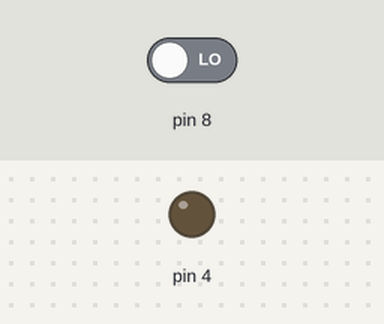
The sketch below on a simulated Arduino Uno, built with avr-gcc and run on an emulated ATmega328P. Shown: output pins drawn as LEDs (lit = HIGH). Inputs (shaded band) come from the test bench; at power-on: pin 8 LOW.

Above: at 1.2 s.
1.3 s: pin 8 driven HIGH
At 2.1 s:
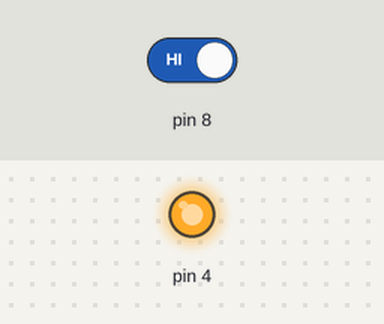
Timing chart, 0 to 4.3 s (numbered marks = the images above; inputs shaded):
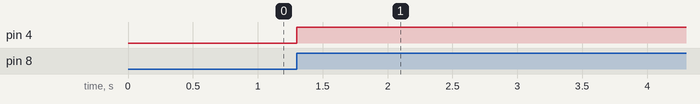

The sketch:

sketch_jun12a.ino
```cpp
int estado = 0;
int estadoAnterior = 0;
int salida = 0;

void setup() {
  pinMode(8, INPUT);
  pinMode(4, OUTPUT);
}
void loop(){
  estado = digitalRead(8);
  if ((estado == HIGH) && (estadoAnterior == LOW)) {
    salida = 1 - salida;
  }
  estadoAnterior = estado;
  if(salida == 1){
    digitalWrite(4, HIGH);
  }
  else {
    digitalWrite(4,LOW);
  }

}
```

t.c
```cpp
// evitar el uno de hugito

#include<stdio.h>
#include <stdlib.h>


int main(){
	FILE *datos;
	char leer[10];
	int eso;
	int i = 0;
	datos = fopen("rondas.txt", "r");
	eso = feof(datos);
	while (eso == 0){
		eso = feof(datos);
		if (eso != 0){
			break;
		}
		else{
			printf("EOF = %d",eso);
			printf("\n");
			fscanf(datos, " %[^\n]", &leer);
			printf("se leyo: %s",&leer);
			printf("\n");
			i = i + 1;
		}
	}
	printf("I = %d\n",i);
	char conjuto[i];

	fclose(datos);


	return 0;
}
```

Measured:
- after the input at 1.3 s, pin 4: LOW → HIGH at once
